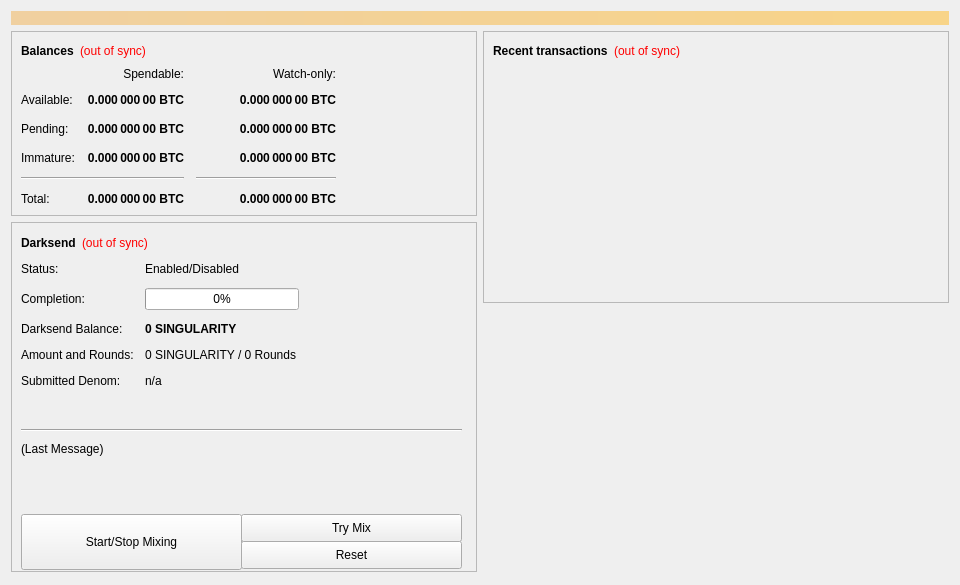
<?xml version="1.0" encoding="UTF-8"?>
<ui version="4.0">
 <class>OverviewPage</class>
 <widget class="QWidget" name="OverviewPage">
  <property name="geometry">
   <rect>
    <x>0</x>
    <y>0</y>
    <width>960</width>
    <height>585</height>
   </rect>
  </property>
  <property name="minimumSize">
   <size>
    <width>960</width>
    <height>0</height>
   </size>
  </property>
  <property name="windowTitle">
   <string>Form</string>
  </property>
  <layout class="QVBoxLayout" name="topLayout">
   <item>
    <widget class="QLabel" name="labelAlerts">
     <property name="visible">
      <bool>false</bool>
     </property>
     <property name="styleSheet">
      <string notr="true">background-color: qlineargradient(x1: 0, y1: 0, x2: 1, y2: 0, stop:0 #F0D0A0, stop:1 #F8D488); color:#000000;</string>
     </property>
     <property name="wordWrap">
      <bool>true</bool>
     </property>
     <property name="margin">
      <number>3</number>
     </property>
    </widget>
   </item>
   <item>
    <layout class="QHBoxLayout" name="horizontalLayout" stretch="1,1">
     <item>
      <layout class="QVBoxLayout" name="verticalLayout_2">
       <item>
        <widget class="QFrame" name="frame">
         <property name="frameShape">
          <enum>QFrame::StyledPanel</enum>
         </property>
         <property name="frameShadow">
          <enum>QFrame::Raised</enum>
         </property>
         <layout class="QVBoxLayout" name="verticalLayout_4">
          <item>
           <layout class="QHBoxLayout" name="horizontalLayout_4">
            <item>
             <widget class="QLabel" name="label_5">
              <property name="font">
               <font>
                <weight>75</weight>
                <bold>true</bold>
               </font>
              </property>
              <property name="text">
               <string>Balances</string>
              </property>
             </widget>
            </item>
            <item>
             <widget class="QLabel" name="labelWalletStatus">
              <property name="cursor">
               <cursorShape>WhatsThisCursor</cursorShape>
              </property>
              <property name="toolTip">
               <string>The displayed information may be out of date. Your wallet automatically synchronizes with the Singularity network after a connection is established, but this process has not completed yet.</string>
              </property>
              <property name="styleSheet">
               <string notr="true">QLabel { color: red; }</string>
              </property>
              <property name="text">
               <string notr="true">(out of sync)</string>
              </property>
              <property name="alignment">
               <set>Qt::AlignLeading|Qt::AlignLeft|Qt::AlignVCenter</set>
              </property>
             </widget>
            </item>
            <item>
             <spacer name="horizontalSpacer_3">
              <property name="orientation">
               <enum>Qt::Horizontal</enum>
              </property>
              <property name="sizeHint" stdset="0">
               <size>
                <width>40</width>
                <height>20</height>
               </size>
              </property>
             </spacer>
            </item>
           </layout>
          </item>
          <item>
           <layout class="QGridLayout" name="gridLayout">
            <property name="spacing">
             <number>12</number>
            </property>
            <item row="2" column="2">
             <widget class="QLabel" name="labelWatchPending">
              <property name="font">
               <font>
                <weight>75</weight>
                <bold>true</bold>
               </font>
              </property>
              <property name="cursor">
               <cursorShape>IBeamCursor</cursorShape>
              </property>
              <property name="toolTip">
               <string>Unconfirmed transactions to watch-only addresses</string>
              </property>
              <property name="text">
               <string notr="true">0.000 000 00 BTC</string>
              </property>
              <property name="alignment">
               <set>Qt::AlignRight|Qt::AlignTrailing|Qt::AlignVCenter</set>
              </property>
              <property name="textInteractionFlags">
               <set>Qt::LinksAccessibleByMouse|Qt::TextSelectableByKeyboard|Qt::TextSelectableByMouse</set>
              </property>
             </widget>
            </item>
            <item row="2" column="1">
             <widget class="QLabel" name="labelUnconfirmed">
              <property name="font">
               <font>
                <weight>75</weight>
                <bold>true</bold>
               </font>
              </property>
              <property name="cursor">
               <cursorShape>IBeamCursor</cursorShape>
              </property>
              <property name="toolTip">
               <string>Total of transactions that have yet to be confirmed, and do not yet count toward the spendable balance</string>
              </property>
              <property name="text">
               <string notr="true">0.000 000 00 BTC</string>
              </property>
              <property name="alignment">
               <set>Qt::AlignRight|Qt::AlignTrailing|Qt::AlignVCenter</set>
              </property>
              <property name="textInteractionFlags">
               <set>Qt::LinksAccessibleByMouse|Qt::TextSelectableByKeyboard|Qt::TextSelectableByMouse</set>
              </property>
             </widget>
            </item>
            <item row="3" column="2">
             <widget class="QLabel" name="labelWatchImmature">
              <property name="font">
               <font>
                <weight>75</weight>
                <bold>true</bold>
               </font>
              </property>
              <property name="cursor">
               <cursorShape>IBeamCursor</cursorShape>
              </property>
              <property name="toolTip">
               <string>Mined balance in watch-only addresses that has not yet matured</string>
              </property>
              <property name="text">
               <string notr="true">0.000 000 00 BTC</string>
              </property>
              <property name="alignment">
               <set>Qt::AlignRight|Qt::AlignTrailing|Qt::AlignVCenter</set>
              </property>
              <property name="textInteractionFlags">
               <set>Qt::LinksAccessibleByMouse|Qt::TextSelectableByKeyboard|Qt::TextSelectableByMouse</set>
              </property>
             </widget>
            </item>
            <item row="4" column="0" colspan="2">
             <widget class="Line" name="lineSpendableBalance">
              <property name="orientation">
               <enum>Qt::Horizontal</enum>
              </property>
             </widget>
            </item>
            <item row="4" column="2">
             <widget class="Line" name="lineWatchBalance">
              <property name="sizePolicy">
               <sizepolicy hsizetype="Preferred" vsizetype="Fixed">
                <horstretch>0</horstretch>
                <verstretch>0</verstretch>
               </sizepolicy>
              </property>
              <property name="minimumSize">
               <size>
                <width>140</width>
                <height>0</height>
               </size>
              </property>
              <property name="orientation">
               <enum>Qt::Horizontal</enum>
              </property>
             </widget>
            </item>
            <item row="5" column="0">
             <widget class="QLabel" name="labelTotalText">
              <property name="text">
               <string>Total:</string>
              </property>
             </widget>
            </item>
            <item row="3" column="1">
             <widget class="QLabel" name="labelImmature">
              <property name="font">
               <font>
                <weight>75</weight>
                <bold>true</bold>
               </font>
              </property>
              <property name="cursor">
               <cursorShape>IBeamCursor</cursorShape>
              </property>
              <property name="toolTip">
               <string>Mined balance that has not yet matured</string>
              </property>
              <property name="text">
               <string notr="true">0.000 000 00 BTC</string>
              </property>
              <property name="alignment">
               <set>Qt::AlignRight|Qt::AlignTrailing|Qt::AlignVCenter</set>
              </property>
              <property name="textInteractionFlags">
               <set>Qt::LinksAccessibleByMouse|Qt::TextSelectableByKeyboard|Qt::TextSelectableByMouse</set>
              </property>
             </widget>
            </item>
            <item row="2" column="3">
             <spacer name="horizontalSpacer_2">
              <property name="orientation">
               <enum>Qt::Horizontal</enum>
              </property>
              <property name="sizeHint" stdset="0">
               <size>
                <width>40</width>
                <height>20</height>
               </size>
              </property>
             </spacer>
            </item>
            <item row="3" column="0">
             <widget class="QLabel" name="labelImmatureText">
              <property name="text">
               <string>Immature:</string>
              </property>
             </widget>
            </item>
            <item row="5" column="1">
             <widget class="QLabel" name="labelTotal">
              <property name="font">
               <font>
                <weight>75</weight>
                <bold>true</bold>
               </font>
              </property>
              <property name="cursor">
               <cursorShape>IBeamCursor</cursorShape>
              </property>
              <property name="toolTip">
               <string>Your current total balance</string>
              </property>
              <property name="text">
               <string notr="true">0.000 000 00 BTC</string>
              </property>
              <property name="alignment">
               <set>Qt::AlignRight|Qt::AlignTrailing|Qt::AlignVCenter</set>
              </property>
              <property name="textInteractionFlags">
               <set>Qt::LinksAccessibleByMouse|Qt::TextSelectableByKeyboard|Qt::TextSelectableByMouse</set>
              </property>
             </widget>
            </item>
            <item row="5" column="2">
             <widget class="QLabel" name="labelWatchTotal">
              <property name="font">
               <font>
                <weight>75</weight>
                <bold>true</bold>
               </font>
              </property>
              <property name="cursor">
               <cursorShape>IBeamCursor</cursorShape>
              </property>
              <property name="toolTip">
               <string>Current total balance in watch-only addresses</string>
              </property>
              <property name="text">
               <string notr="true">0.000 000 00 BTC</string>
              </property>
              <property name="alignment">
               <set>Qt::AlignRight|Qt::AlignTrailing|Qt::AlignVCenter</set>
              </property>
              <property name="textInteractionFlags">
               <set>Qt::LinksAccessibleByMouse|Qt::TextSelectableByKeyboard|Qt::TextSelectableByMouse</set>
              </property>
             </widget>
            </item>
            <item row="0" column="2">
             <widget class="QLabel" name="labelWatchonly">
              <property name="text">
               <string>Watch-only:</string>
              </property>
              <property name="alignment">
               <set>Qt::AlignRight|Qt::AlignTrailing|Qt::AlignVCenter</set>
              </property>
             </widget>
            </item>
            <item row="1" column="0">
             <widget class="QLabel" name="labelBalanceText">
              <property name="text">
               <string>Available:</string>
              </property>
             </widget>
            </item>
            <item row="1" column="1">
             <widget class="QLabel" name="labelBalance">
              <property name="font">
               <font>
                <weight>75</weight>
                <bold>true</bold>
               </font>
              </property>
              <property name="cursor">
               <cursorShape>IBeamCursor</cursorShape>
              </property>
              <property name="toolTip">
               <string>Your current spendable balance</string>
              </property>
              <property name="text">
               <string notr="true">0.000 000 00 BTC</string>
              </property>
              <property name="alignment">
               <set>Qt::AlignRight|Qt::AlignTrailing|Qt::AlignVCenter</set>
              </property>
              <property name="textInteractionFlags">
               <set>Qt::LinksAccessibleByMouse|Qt::TextSelectableByKeyboard|Qt::TextSelectableByMouse</set>
              </property>
             </widget>
            </item>
            <item row="1" column="2">
             <widget class="QLabel" name="labelWatchAvailable">
              <property name="font">
               <font>
                <weight>75</weight>
                <bold>true</bold>
               </font>
              </property>
              <property name="cursor">
               <cursorShape>IBeamCursor</cursorShape>
              </property>
              <property name="toolTip">
               <string>Your current balance in watch-only addresses</string>
              </property>
              <property name="text">
               <string notr="true">0.000 000 00 BTC</string>
              </property>
              <property name="alignment">
               <set>Qt::AlignRight|Qt::AlignTrailing|Qt::AlignVCenter</set>
              </property>
              <property name="textInteractionFlags">
               <set>Qt::LinksAccessibleByMouse|Qt::TextSelectableByKeyboard|Qt::TextSelectableByMouse</set>
              </property>
             </widget>
            </item>
            <item row="2" column="0">
             <widget class="QLabel" name="labelPendingText">
              <property name="text">
               <string>Pending:</string>
              </property>
             </widget>
            </item>
            <item row="0" column="1">
             <widget class="QLabel" name="labelSpendable">
              <property name="text">
               <string>Spendable:</string>
              </property>
              <property name="alignment">
               <set>Qt::AlignRight|Qt::AlignTrailing|Qt::AlignVCenter</set>
              </property>
             </widget>
            </item>
           </layout>
          </item>
         </layout>
        </widget>
       </item>
       <item>
        <widget class="QFrame" name="frameDarksend">
         <property name="minimumSize">
          <size>
           <width>0</width>
           <height>350</height>
          </size>
         </property>
         <property name="layoutDirection">
          <enum>Qt::LeftToRight</enum>
         </property>
         <property name="frameShape">
          <enum>QFrame::StyledPanel</enum>
         </property>
         <property name="frameShadow">
          <enum>QFrame::Raised</enum>
         </property>
         <widget class="QWidget" name="formLayoutWidget">
          <property name="geometry">
           <rect>
            <x>10</x>
            <y>40</y>
            <width>451</width>
            <height>161</height>
           </rect>
          </property>
          <layout class="QFormLayout" name="formLayout">
           <property name="fieldGrowthPolicy">
            <enum>QFormLayout::AllNonFixedFieldsGrow</enum>
           </property>
           <property name="horizontalSpacing">
            <number>11</number>
           </property>
           <property name="verticalSpacing">
            <number>12</number>
           </property>
           <item row="0" column="0">
            <widget class="QLabel" name="label_6">
             <property name="text">
              <string>Status:</string>
             </property>
            </widget>
           </item>
           <item row="1" column="0">
            <widget class="QLabel" name="label_7">
             <property name="text">
              <string>Completion:</string>
             </property>
            </widget>
           </item>
           <item row="1" column="1">
            <widget class="QProgressBar" name="darksendProgress">
             <property name="maximumSize">
              <size>
               <width>154</width>
               <height>16777215</height>
              </size>
             </property>
             <property name="value">
              <number>0</number>
             </property>
            </widget>
           </item>
           <item row="2" column="0">
            <widget class="QLabel" name="labelAnonymizedText">
             <property name="text">
              <string>Darksend Balance:</string>
             </property>
            </widget>
           </item>
           <item row="2" column="1">
            <widget class="QLabel" name="labelAnonymized">
             <property name="font">
              <font>
               <weight>75</weight>
               <bold>true</bold>
              </font>
             </property>
             <property name="text">
              <string notr="true">0 SINGULARITY</string>
             </property>
            </widget>
           </item>
           <item row="3" column="0">
            <widget class="QLabel" name="label_8">
             <property name="text">
              <string>Amount and Rounds:</string>
             </property>
            </widget>
           </item>
           <item row="3" column="1">
            <widget class="QLabel" name="labelAmountRounds">
             <property name="text">
              <string>0 SINGULARITY / 0 Rounds</string>
             </property>
            </widget>
           </item>
           <item row="4" column="0">
            <widget class="QLabel" name="label_9">
             <property name="text">
              <string>Submitted Denom:</string>
             </property>
            </widget>
           </item>
           <item row="4" column="1">
            <widget class="QLabel" name="labelSubmittedDenom">
             <property name="toolTip">
              <string>The denominations you submitted to the Masternode.&lt;br&gt;To mix, other users must submit the exact same denominations.</string>
             </property>
             <property name="text">
              <string>n/a</string>
             </property>
            </widget>
           </item>
           <item row="0" column="1">
            <widget class="QLabel" name="darksendEnabled">
             <property name="text">
              <string>Enabled/Disabled</string>
             </property>
            </widget>
           </item>
          </layout>
         </widget>
         <widget class="QPushButton" name="runAutoDenom">
          <property name="geometry">
           <rect>
            <x>251</x>
            <y>17</y>
            <width>1</width>
            <height>1</height>
           </rect>
          </property>
          <property name="palette">
           <palette>
            <active>
             <colorrole role="WindowText">
              <brush brushstyle="SolidPattern">
               <color alpha="255">
                <red>0</red>
                <green>0</green>
                <blue>0</blue>
               </color>
              </brush>
             </colorrole>
             <colorrole role="Button">
              <brush brushstyle="SolidPattern">
               <color alpha="255">
                <red>239</red>
                <green>238</green>
                <blue>238</blue>
               </color>
              </brush>
             </colorrole>
             <colorrole role="Light">
              <brush brushstyle="SolidPattern">
               <color alpha="255">
                <red>255</red>
                <green>255</green>
                <blue>255</blue>
               </color>
              </brush>
             </colorrole>
             <colorrole role="Midlight">
              <brush brushstyle="SolidPattern">
               <color alpha="255">
                <red>247</red>
                <green>246</green>
                <blue>246</blue>
               </color>
              </brush>
             </colorrole>
             <colorrole role="Dark">
              <brush brushstyle="SolidPattern">
               <color alpha="255">
                <red>119</red>
                <green>119</green>
                <blue>119</blue>
               </color>
              </brush>
             </colorrole>
             <colorrole role="Mid">
              <brush brushstyle="SolidPattern">
               <color alpha="255">
                <red>159</red>
                <green>159</green>
                <blue>159</blue>
               </color>
              </brush>
             </colorrole>
             <colorrole role="Text">
              <brush brushstyle="SolidPattern">
               <color alpha="255">
                <red>0</red>
                <green>0</green>
                <blue>0</blue>
               </color>
              </brush>
             </colorrole>
             <colorrole role="BrightText">
              <brush brushstyle="SolidPattern">
               <color alpha="255">
                <red>255</red>
                <green>255</green>
                <blue>255</blue>
               </color>
              </brush>
             </colorrole>
             <colorrole role="ButtonText">
              <brush brushstyle="SolidPattern">
               <color alpha="255">
                <red>0</red>
                <green>0</green>
                <blue>0</blue>
               </color>
              </brush>
             </colorrole>
             <colorrole role="Base">
              <brush brushstyle="SolidPattern">
               <color alpha="255">
                <red>255</red>
                <green>255</green>
                <blue>255</blue>
               </color>
              </brush>
             </colorrole>
             <colorrole role="Window">
              <brush brushstyle="SolidPattern">
               <color alpha="255">
                <red>239</red>
                <green>238</green>
                <blue>238</blue>
               </color>
              </brush>
             </colorrole>
             <colorrole role="Shadow">
              <brush brushstyle="SolidPattern">
               <color alpha="255">
                <red>0</red>
                <green>0</green>
                <blue>0</blue>
               </color>
              </brush>
             </colorrole>
             <colorrole role="AlternateBase">
              <brush brushstyle="SolidPattern">
               <color alpha="255">
                <red>247</red>
                <green>246</green>
                <blue>246</blue>
               </color>
              </brush>
             </colorrole>
             <colorrole role="ToolTipBase">
              <brush brushstyle="SolidPattern">
               <color alpha="255">
                <red>255</red>
                <green>255</green>
                <blue>220</blue>
               </color>
              </brush>
             </colorrole>
             <colorrole role="ToolTipText">
              <brush brushstyle="SolidPattern">
               <color alpha="255">
                <red>0</red>
                <green>0</green>
                <blue>0</blue>
               </color>
              </brush>
             </colorrole>
            </active>
            <inactive>
             <colorrole role="WindowText">
              <brush brushstyle="SolidPattern">
               <color alpha="255">
                <red>0</red>
                <green>0</green>
                <blue>0</blue>
               </color>
              </brush>
             </colorrole>
             <colorrole role="Button">
              <brush brushstyle="SolidPattern">
               <color alpha="255">
                <red>239</red>
                <green>238</green>
                <blue>238</blue>
               </color>
              </brush>
             </colorrole>
             <colorrole role="Light">
              <brush brushstyle="SolidPattern">
               <color alpha="255">
                <red>255</red>
                <green>255</green>
                <blue>255</blue>
               </color>
              </brush>
             </colorrole>
             <colorrole role="Midlight">
              <brush brushstyle="SolidPattern">
               <color alpha="255">
                <red>247</red>
                <green>246</green>
                <blue>246</blue>
               </color>
              </brush>
             </colorrole>
             <colorrole role="Dark">
              <brush brushstyle="SolidPattern">
               <color alpha="255">
                <red>119</red>
                <green>119</green>
                <blue>119</blue>
               </color>
              </brush>
             </colorrole>
             <colorrole role="Mid">
              <brush brushstyle="SolidPattern">
               <color alpha="255">
                <red>159</red>
                <green>159</green>
                <blue>159</blue>
               </color>
              </brush>
             </colorrole>
             <colorrole role="Text">
              <brush brushstyle="SolidPattern">
               <color alpha="255">
                <red>0</red>
                <green>0</green>
                <blue>0</blue>
               </color>
              </brush>
             </colorrole>
             <colorrole role="BrightText">
              <brush brushstyle="SolidPattern">
               <color alpha="255">
                <red>255</red>
                <green>255</green>
                <blue>255</blue>
               </color>
              </brush>
             </colorrole>
             <colorrole role="ButtonText">
              <brush brushstyle="SolidPattern">
               <color alpha="255">
                <red>0</red>
                <green>0</green>
                <blue>0</blue>
               </color>
              </brush>
             </colorrole>
             <colorrole role="Base">
              <brush brushstyle="SolidPattern">
               <color alpha="255">
                <red>255</red>
                <green>255</green>
                <blue>255</blue>
               </color>
              </brush>
             </colorrole>
             <colorrole role="Window">
              <brush brushstyle="SolidPattern">
               <color alpha="255">
                <red>239</red>
                <green>238</green>
                <blue>238</blue>
               </color>
              </brush>
             </colorrole>
             <colorrole role="Shadow">
              <brush brushstyle="SolidPattern">
               <color alpha="255">
                <red>0</red>
                <green>0</green>
                <blue>0</blue>
               </color>
              </brush>
             </colorrole>
             <colorrole role="AlternateBase">
              <brush brushstyle="SolidPattern">
               <color alpha="255">
                <red>247</red>
                <green>246</green>
                <blue>246</blue>
               </color>
              </brush>
             </colorrole>
             <colorrole role="ToolTipBase">
              <brush brushstyle="SolidPattern">
               <color alpha="255">
                <red>255</red>
                <green>255</green>
                <blue>220</blue>
               </color>
              </brush>
             </colorrole>
             <colorrole role="ToolTipText">
              <brush brushstyle="SolidPattern">
               <color alpha="255">
                <red>0</red>
                <green>0</green>
                <blue>0</blue>
               </color>
              </brush>
             </colorrole>
            </inactive>
            <disabled>
             <colorrole role="WindowText">
              <brush brushstyle="SolidPattern">
               <color alpha="255">
                <red>119</red>
                <green>119</green>
                <blue>119</blue>
               </color>
              </brush>
             </colorrole>
             <colorrole role="Button">
              <brush brushstyle="SolidPattern">
               <color alpha="255">
                <red>239</red>
                <green>238</green>
                <blue>238</blue>
               </color>
              </brush>
             </colorrole>
             <colorrole role="Light">
              <brush brushstyle="SolidPattern">
               <color alpha="255">
                <red>255</red>
                <green>255</green>
                <blue>255</blue>
               </color>
              </brush>
             </colorrole>
             <colorrole role="Midlight">
              <brush brushstyle="SolidPattern">
               <color alpha="255">
                <red>247</red>
                <green>246</green>
                <blue>246</blue>
               </color>
              </brush>
             </colorrole>
             <colorrole role="Dark">
              <brush brushstyle="SolidPattern">
               <color alpha="255">
                <red>119</red>
                <green>119</green>
                <blue>119</blue>
               </color>
              </brush>
             </colorrole>
             <colorrole role="Mid">
              <brush brushstyle="SolidPattern">
               <color alpha="255">
                <red>159</red>
                <green>159</green>
                <blue>159</blue>
               </color>
              </brush>
             </colorrole>
             <colorrole role="Text">
              <brush brushstyle="SolidPattern">
               <color alpha="255">
                <red>119</red>
                <green>119</green>
                <blue>119</blue>
               </color>
              </brush>
             </colorrole>
             <colorrole role="BrightText">
              <brush brushstyle="SolidPattern">
               <color alpha="255">
                <red>255</red>
                <green>255</green>
                <blue>255</blue>
               </color>
              </brush>
             </colorrole>
             <colorrole role="ButtonText">
              <brush brushstyle="SolidPattern">
               <color alpha="255">
                <red>119</red>
                <green>119</green>
                <blue>119</blue>
               </color>
              </brush>
             </colorrole>
             <colorrole role="Base">
              <brush brushstyle="SolidPattern">
               <color alpha="255">
                <red>239</red>
                <green>238</green>
                <blue>238</blue>
               </color>
              </brush>
             </colorrole>
             <colorrole role="Window">
              <brush brushstyle="SolidPattern">
               <color alpha="255">
                <red>239</red>
                <green>238</green>
                <blue>238</blue>
               </color>
              </brush>
             </colorrole>
             <colorrole role="Shadow">
              <brush brushstyle="SolidPattern">
               <color alpha="255">
                <red>0</red>
                <green>0</green>
                <blue>0</blue>
               </color>
              </brush>
             </colorrole>
             <colorrole role="AlternateBase">
              <brush brushstyle="SolidPattern">
               <color alpha="255">
                <red>239</red>
                <green>238</green>
                <blue>238</blue>
               </color>
              </brush>
             </colorrole>
             <colorrole role="ToolTipBase">
              <brush brushstyle="SolidPattern">
               <color alpha="255">
                <red>255</red>
                <green>255</green>
                <blue>220</blue>
               </color>
              </brush>
             </colorrole>
             <colorrole role="ToolTipText">
              <brush brushstyle="SolidPattern">
               <color alpha="255">
                <red>0</red>
                <green>0</green>
                <blue>0</blue>
               </color>
              </brush>
             </colorrole>
            </disabled>
           </palette>
          </property>
          <property name="focusPolicy">
           <enum>Qt::NoFocus</enum>
          </property>
          <property name="autoFillBackground">
           <bool>true</bool>
          </property>
          <property name="text">
           <string/>
          </property>
          <property name="flat">
           <bool>true</bool>
          </property>
         </widget>
         <widget class="QPushButton" name="toggleDarksend">
          <property name="geometry">
           <rect>
            <x>10</x>
            <y>292</y>
            <width>221</width>
            <height>56</height>
           </rect>
          </property>
          <property name="sizePolicy">
           <sizepolicy hsizetype="MinimumExpanding" vsizetype="Fixed">
            <horstretch>0</horstretch>
            <verstretch>0</verstretch>
           </sizepolicy>
          </property>
          <property name="text">
           <string>Start/Stop Mixing</string>
          </property>
         </widget>
         <widget class="Line" name="lineLastMessage">
          <property name="geometry">
           <rect>
            <x>10</x>
            <y>200</y>
            <width>441</width>
            <height>16</height>
           </rect>
          </property>
          <property name="orientation">
           <enum>Qt::Horizontal</enum>
          </property>
         </widget>
         <widget class="QLabel" name="darksendStatus">
          <property name="geometry">
           <rect>
            <x>10</x>
            <y>220</y>
            <width>451</width>
            <height>61</height>
           </rect>
          </property>
          <property name="minimumSize">
           <size>
            <width>288</width>
            <height>43</height>
           </size>
          </property>
          <property name="text">
           <string>(Last Message)</string>
          </property>
          <property name="alignment">
           <set>Qt::AlignLeading|Qt::AlignLeft|Qt::AlignTop</set>
          </property>
          <property name="wordWrap">
           <bool>true</bool>
          </property>
         </widget>
         <widget class="QPushButton" name="darksendAuto">
          <property name="geometry">
           <rect>
            <x>230</x>
            <y>292</y>
            <width>221</width>
            <height>28</height>
           </rect>
          </property>
          <property name="sizePolicy">
           <sizepolicy hsizetype="MinimumExpanding" vsizetype="Fixed">
            <horstretch>0</horstretch>
            <verstretch>0</verstretch>
           </sizepolicy>
          </property>
          <property name="toolTip">
           <string>Try to manually submit a Darksend request.</string>
          </property>
          <property name="text">
           <string>Try Mix</string>
          </property>
         </widget>
         <widget class="QPushButton" name="darksendReset">
          <property name="geometry">
           <rect>
            <x>230</x>
            <y>319</y>
            <width>221</width>
            <height>28</height>
           </rect>
          </property>
          <property name="sizePolicy">
           <sizepolicy hsizetype="MinimumExpanding" vsizetype="Fixed">
            <horstretch>0</horstretch>
            <verstretch>0</verstretch>
           </sizepolicy>
          </property>
          <property name="toolTip">
           <string>Reset the current status of Darksend (can interrupt Darksend if it's in the process of Mixing, which can cost you money!)</string>
          </property>
          <property name="autoFillBackground">
           <bool>false</bool>
          </property>
          <property name="text">
           <string>Reset</string>
          </property>
         </widget>
         <widget class="QWidget" name="layoutWidget">
          <property name="geometry">
           <rect>
            <x>10</x>
            <y>10</y>
            <width>431</width>
            <height>22</height>
           </rect>
          </property>
          <layout class="QHBoxLayout" name="horizontalLayout_5">
           <item>
            <widget class="QLabel" name="label_2">
             <property name="font">
              <font>
               <weight>75</weight>
               <bold>true</bold>
              </font>
             </property>
             <property name="text">
              <string>Darksend</string>
             </property>
            </widget>
           </item>
           <item>
            <widget class="QLabel" name="labelDarksendSyncStatus">
             <property name="toolTip">
              <string>The displayed information may be out of date. Your wallet automatically synchronizes with the Singularity network after a connection is established, but this process has not completed yet.</string>
             </property>
             <property name="styleSheet">
              <string notr="true">QLabel { color: red; }</string>
             </property>
             <property name="text">
              <string notr="true">(out of sync)</string>
             </property>
             <property name="alignment">
              <set>Qt::AlignLeading|Qt::AlignLeft|Qt::AlignVCenter</set>
             </property>
            </widget>
           </item>
           <item>
            <spacer name="horizontalSpacer_4">
             <property name="orientation">
              <enum>Qt::Horizontal</enum>
             </property>
             <property name="sizeHint" stdset="0">
              <size>
               <width>40</width>
               <height>20</height>
              </size>
             </property>
            </spacer>
           </item>
          </layout>
         </widget>
        </widget>
       </item>
       <item>
        <spacer name="verticalSpacer">
         <property name="orientation">
          <enum>Qt::Vertical</enum>
         </property>
         <property name="sizeHint" stdset="0">
          <size>
           <width>20</width>
           <height>40</height>
          </size>
         </property>
        </spacer>
       </item>
      </layout>
     </item>
     <item>
      <layout class="QVBoxLayout" name="verticalLayout_3">
       <item>
        <widget class="QFrame" name="frame_2">
         <property name="frameShape">
          <enum>QFrame::StyledPanel</enum>
         </property>
         <property name="frameShadow">
          <enum>QFrame::Raised</enum>
         </property>
         <layout class="QVBoxLayout" name="verticalLayout">
          <item>
           <layout class="QHBoxLayout" name="horizontalLayout_2">
            <item>
             <widget class="QLabel" name="label_4">
              <property name="font">
               <font>
                <weight>75</weight>
                <bold>true</bold>
               </font>
              </property>
              <property name="text">
               <string>Recent transactions</string>
              </property>
             </widget>
            </item>
            <item>
             <widget class="QLabel" name="labelTransactionsStatus">
              <property name="cursor">
               <cursorShape>WhatsThisCursor</cursorShape>
              </property>
              <property name="toolTip">
               <string>The displayed information may be out of date. Your wallet automatically synchronizes with the Singularity network after a connection is established, but this process has not completed yet.</string>
              </property>
              <property name="styleSheet">
               <string notr="true">QLabel { color: red; }</string>
              </property>
              <property name="text">
               <string notr="true">(out of sync)</string>
              </property>
              <property name="alignment">
               <set>Qt::AlignRight|Qt::AlignTrailing|Qt::AlignVCenter</set>
              </property>
             </widget>
            </item>
            <item>
             <spacer name="horizontalSpacer">
              <property name="orientation">
               <enum>Qt::Horizontal</enum>
              </property>
              <property name="sizeHint" stdset="0">
               <size>
                <width>40</width>
                <height>20</height>
               </size>
              </property>
             </spacer>
            </item>
           </layout>
          </item>
          <item>
           <widget class="QListView" name="listTransactions">
            <property name="styleSheet">
             <string notr="true">QListView { background: transparent; }</string>
            </property>
            <property name="frameShape">
             <enum>QFrame::NoFrame</enum>
            </property>
            <property name="verticalScrollBarPolicy">
             <enum>Qt::ScrollBarAlwaysOff</enum>
            </property>
            <property name="horizontalScrollBarPolicy">
             <enum>Qt::ScrollBarAlwaysOff</enum>
            </property>
            <property name="selectionMode">
             <enum>QAbstractItemView::NoSelection</enum>
            </property>
           </widget>
          </item>
         </layout>
        </widget>
       </item>
       <item>
        <spacer name="verticalSpacer_2">
         <property name="orientation">
          <enum>Qt::Vertical</enum>
         </property>
         <property name="sizeHint" stdset="0">
          <size>
           <width>20</width>
           <height>40</height>
          </size>
         </property>
        </spacer>
       </item>
      </layout>
     </item>
    </layout>
   </item>
  </layout>
 </widget>
 <resources/>
 <connections/>
</ui>
